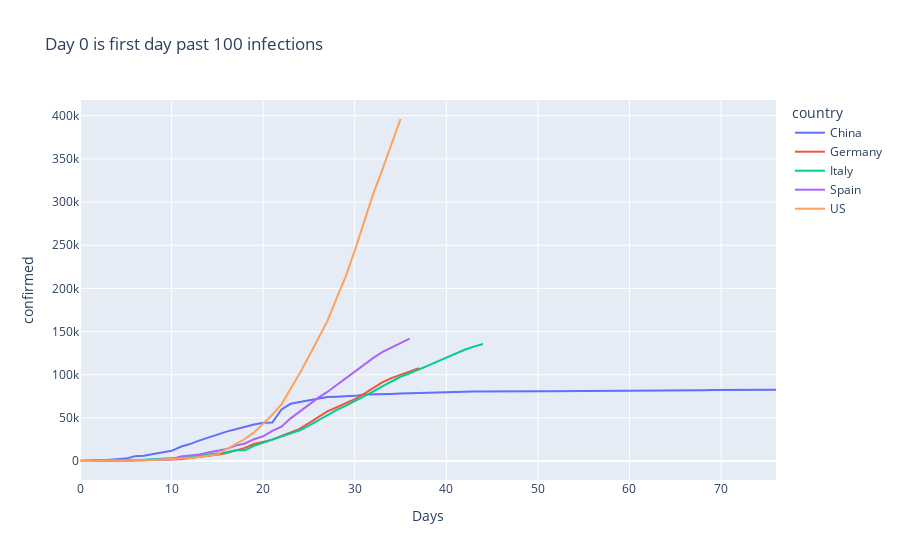

The code cell stored with this chart in its notebook:
### Code cell
gb = country_df.groupby('country')
days_past_df = []
for countries in country_df['country'].unique():
    sub_df = gb.get_group(countries)
    sub_df = sub_df[sub_df['confirmed'] > 100].sort_values('Date').reset_index(drop=True).reset_index().rename({'index':'Days'},axis=1)
    days_past_df.append(sub_df)
days_past_df = pd.concat(days_past_df)

plot = days_past_df[days_past_df['country'].isin(['China','US','Italy','Spain','Germany'])]
fig = px.line(plot, x="Days", y="confirmed",color='country', title='Day 0 is first day past 100 infections')
fig.show()

### Figure 1 — Plotly figure (JSON) as saved in the notebook; plotly's stock layout.template omitted (floating-point values rounded to 4 significant figures)
{"data": [{"hoverlabel": {"namelength": 0}, "hovertemplate": "country=China<br>Days=%{x}<br>confirmed=%{y}", "legendgroup": "China", "line": {"color": "#636efa", "dash": "solid"}, "mode": "lines", "name": "China", "showlegend": true, "type": "scatter", "x": [0, 1, 2, 3, 4, 5, 6, 7, 8, 9, 10, 11, 12, 13, 14, 15, 16, 17, 18, 19, 20, 21, 22, 23, 24, 25, 26, 27, 28, 29, 30, 31, 32, 33, 34, 35, 36, 37, 38, 39, 40, 41, 42, 43, 44, 45, 46, 47, 48, 49, 50, 51, 52, 53, 54, 55, 56, 57, 58, 59, 60, 61, 62, 63, 64, 65, 66, 67, 68, 69, 70, 71, 72, 73, 74, 75, 76], "xaxis": "x", "y": [548, 643, 920, 1406, 2075, 2877, 5509, 6087, 8141, 9802, 11891, 16630, 19716, 23707, 27440, 30587, 34110, 36814, 39829, 42354, 44386, 44759, 59895, 66358, 68413, 70513, 72434, 74211, 74619, 75077, 75550, 77001, 77022, 77241, 77754, 78166, 78600, 78928, 79356, 79932, 80136, 80261, 80386, 80537, 80690, 80770, 80823, 80860, 80887, 80921, 80932, 80945, 80977, 81003, 81033, 81058, 81102, 81156, 81250, 81305, 81435, 81498, 81591, 81661, 81782, 81897, 81999, 82122, 82198, 82279, 82361, 82432, 82511, 82543, 82602, 82665, 82718], "yaxis": "y"}, {"hoverlabel": {"namelength": 0}, "hovertemplate": "country=Germany<br>Days=%{x}<br>confirmed=%{y}", "legendgroup": "Germany", "line": {"color": "#EF553B", "dash": "solid"}, "mode": "lines", "name": "Germany", "showlegend": true, "type": "scatter", "x": [0, 1, 2, 3, 4, 5, 6, 7, 8, 9, 10, 11, 12, 13, 14, 15, 16, 17, 18, 19, 20, 21, 22, 23, 24, 25, 26, 27, 28, 29, 30, 31, 32, 33, 34, 35, 36, 37], "xaxis": "x", "y": [130, 159, 196, 262, 482, 670, 799, 1040, 1176, 1457, 1908, 2078, 3675, 4585, 5795, 7272, 9257, 12327, 15320, 19848, 22213, 24873, 29056, 32986, 37323, 43938, 50871, 57695, 62095, 66885, 71808, 77872, 84794, 91159, 96092, 100123, 103374, 107663], "yaxis": "y"}, {"hoverlabel": {"namelength": 0}, "hovertemplate": "country=Italy<br>Days=%{x}<br>confirmed=%{y}", "legendgroup": "Italy", "line": {"color": "#00cc96", "dash": "solid"}, "mode": "lines", "name": "Italy", "showlegend": true, "type": "scatter", "x": [0, 1, 2, 3, 4, 5, 6, 7, 8, 9, 10, 11, 12, 13, 14, 15, 16, 17, 18, 19, 20, 21, 22, 23, 24, 25, 26, 27, 28, 29, 30, 31, 32, 33, 34, 35, 36, 37, 38, 39, 40, 41, 42, 43, 44], "xaxis": "x", "y": [155, 229, 322, 453, 655, 888, 1128, 1694, 2036, 2502, 3089, 3858, 4636, 5883, 7375, 9172, 10149, 12462, 12462, 17660, 21157, 24747, 27980, 31506, 35713, 41035, 47021, 53578, 59138, 63927, 69176, 74386, 80589, 86498, 92472, 97689, 101739, 105792, 110574, 115242, 119827, 124632, 128948, 132547, 135586], "yaxis": "y"}, {"hoverlabel": {"namelength": 0}, "hovertemplate": "country=Spain<br>Days=%{x}<br>confirmed=%{y}", "legendgroup": "Spain", "line": {"color": "#ab63fa", "dash": "solid"}, "mode": "lines", "name": "Spain", "showlegend": true, "type": "scatter", "x": [0, 1, 2, 3, 4, 5, 6, 7, 8, 9, 10, 11, 12, 13, 14, 15, 16, 17, 18, 19, 20, 21, 22, 23, 24, 25, 26, 27, 28, 29, 30, 31, 32, 33, 34, 35, 36], "xaxis": "x", "y": [120, 165, 222, 259, 400, 500, 673, 1073, 1695, 2277, 2277, 5232, 6391, 7798, 9942, 11748, 13910, 17963, 20410, 25374, 28768, 35136, 39885, 49515, 57786, 65719, 73235, 80110, 87956, 95923, 104118, 112065, 119199, 126168, 131646, 136675, 141942], "yaxis": "y"}, {"hoverlabel": {"namelength": 0}, "hovertemplate": "country=US<br>Days=%{x}<br>confirmed=%{y}", "legendgroup": "US", "line": {"color": "#FFA15A", "dash": "solid"}, "mode": "lines", "name": "US", "showlegend": true, "type": "scatter", "x": [0, 1, 2, 3, 4, 5, 6, 7, 8, 9, 10, 11, 12, 13, 14, 15, 16, 17, 18, 19, 20, 21, 22, 23, 24, 25, 26, 27, 28, 29, 30, 31, 32, 33, 34, 35], "xaxis": "x", "y": [118, 149, 217, 262, 402, 518, 583, 959, 1281, 1663, 2179, 2727, 3499, 4632, 6421, 7783, 13747, 19273, 25600, 33276, 43847, 53740, 65778, 83836, 101657, 121478, 140909, 161837, 188172, 213372, 243616, 275586, 308850, 337072, 366667, 396223], "yaxis": "y"}], "layout": {"legend": {"title": {"text": "country"}, "tracegroupgap": 0}, "title": {"text": "Day 0 is first day past 100 infections"}, "xaxis": {"anchor": "y", "domain": [0, 1], "title": {"text": "Days"}}, "yaxis": {"anchor": "x", "domain": [0, 1], "title": {"text": "confirmed"}}}}
